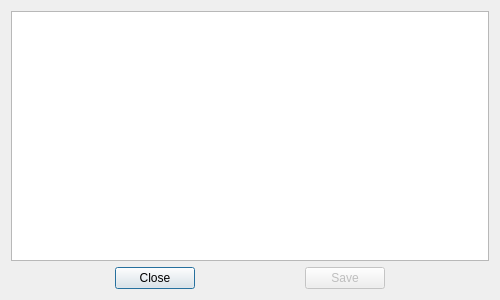
<?xml version="1.0" encoding="UTF-8"?>
<ui version="4.0">
 <class>TestResultDialog</class>
 <widget class="QDialog" name="TestResultDialog">
  <property name="geometry">
   <rect>
    <x>0</x>
    <y>0</y>
    <width>500</width>
    <height>300</height>
   </rect>
  </property>
  <property name="windowTitle">
   <string>Test Archive</string>
  </property>
  <layout class="QVBoxLayout" name="verticalLayout">
   <item>
    <widget class="QTextEdit" name="textEdit">
     <property name="font">
      <font>
       <family>Courier</family>
      </font>
     </property>
    </widget>
   </item>
   <item>
    <layout class="QHBoxLayout" name="horizontalLayout">
     <item>
      <widget class="QPushButton" name="closePushButton">
       <property name="sizePolicy">
        <sizepolicy hsizetype="Maximum" vsizetype="Fixed">
         <horstretch>0</horstretch>
         <verstretch>0</verstretch>
        </sizepolicy>
       </property>
       <property name="text">
        <string>Close</string>
       </property>
       <property name="icon">
        <iconset theme="dialog-close">
         <normaloff/>
        </iconset>
       </property>
      </widget>
     </item>
     <item>
      <widget class="QPushButton" name="savePushButton">
       <property name="enabled">
        <bool>false</bool>
       </property>
       <property name="sizePolicy">
        <sizepolicy hsizetype="Maximum" vsizetype="Fixed">
         <horstretch>0</horstretch>
         <verstretch>0</verstretch>
        </sizepolicy>
       </property>
       <property name="text">
        <string>Save</string>
       </property>
       <property name="icon">
        <iconset theme="document-save">
         <normaloff/>
        </iconset>
       </property>
      </widget>
     </item>
    </layout>
   </item>
  </layout>
 </widget>
 <resources/>
 <connections>
  <connection>
   <sender>closePushButton</sender>
   <signal>clicked()</signal>
   <receiver>TestResultDialog</receiver>
   <slot>accept()</slot>
   <hints>
    <hint type="sourcelabel">
     <x>180</x>
     <y>459</y>
    </hint>
    <hint type="destinationlabel">
     <x>126</x>
     <y>452</y>
    </hint>
   </hints>
  </connection>
 </connections>
</ui>
